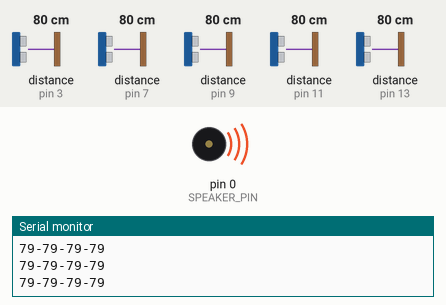
Simulated run of this sketch. Board: Arduino Uno, built with avr-gcc and run on an emulated ATmega328P. Shown: buzzer (waves = sounding), the last lines printed to the serial monitor. Wiring (inferred from the names in the program): 5 × ultrasonic range finder: trigger pin 2, echo pin 3 / trigger pin 6, echo pin 7 / trigger pin 8, echo pin 9 / trigger pin 10, echo pin 11 / trigger pin 12, echo pin 13. Inputs (shaded band) come from the test bench; at power-on: distance to the obstacle (sensors on pin 9, pin 3, pin 7, pin 11, pin 13) 80 cm. The echo pulse lasts 58.3 µs per cm.

Above: at 1.2 s.
1.3 s: distance to the obstacle (sensor on pin 9) set to 240 cm
2.8 s: distance to the obstacle (sensor on pin 9) set to 246 cm
At 4.1 s:
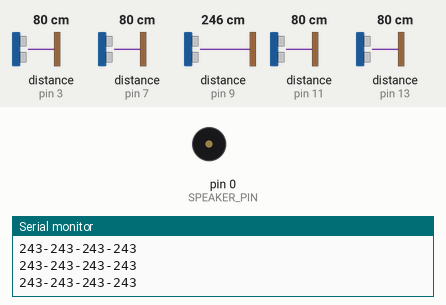
4.4 s: distance to the obstacle (sensor on pin 9) set to 2 cm
At 5.6 s:
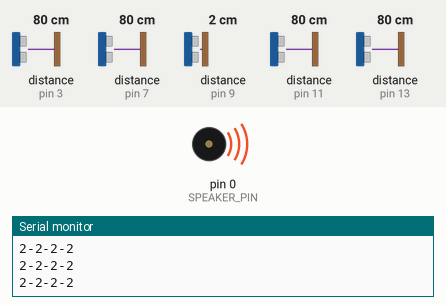
5.9 s: distance to the obstacle (sensor on pin 9) set to 250 cm
At 6.3 s:
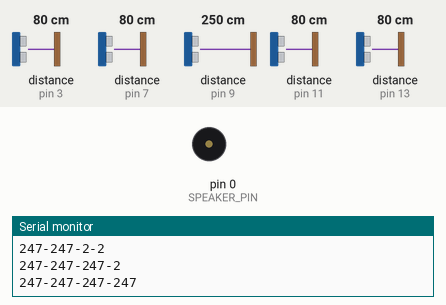
Timing chart, 0 to 8.4 s (numbered marks = the images above; inputs shaded):
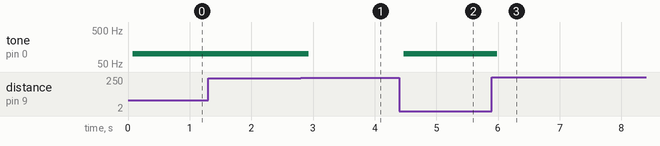

The sketch:

Blind_Spot_Detection.ino
```cpp
/*
  Project: Smart Helmet with Blind Spot Detection
  File: Smart_Helmet_BSD
  Date created: 03/05/2023
  Author: Christopher Simek
  Date last revised: 03/06/2023
  Last revised author: Christopher Simek
*/

/* ALWAYS UPDATE THE LAST REVISED AUTHOR AFTER EDITING THE FILE!*/

// Both LED and SPEAKER pin numbers
const int LED_PIN = 1; // LED PIN: Arduino Uno = 13, Adafruit RP2040 = GPIO1
const int SPEAKER_PIN = 0; // SPEAKER PIN: Arduino Uno = 12, Adafruit RP2040 = GPIO0

// Ultrasonic sensors trig and echo pin numbers
const int trigPin1 = 2; // Left Ultrasonic Trig pin: Arduino Uno = 2, Adafruit RP2040 = GPIO2
const int echoPin1 = 3; // Left Ultrasonic Echo pin: Arduino Uno = 3, Adafruit RP2040 = GPIO3
const int trigPin2 = 6; // Middle-Left Ultrasonic Trig pin: Arduino Uno = 4, Adafruit RP2040 = GPIO6
const int echoPin2 = 7; // Middle-Left Ultrasonic Echo pin: Arduino Uno = 5, Adafruit RP2040 = GPIO7
const int trigPin3 = 8; // Middle Ultrasonic Trig pin: Arduino Uno = 6, Adafruit RP2040 = GPIO8
const int echoPin3 = 9; // Middle Ultrasonic Echo pin: Arduino Uno = 7, Adafruit RP2040 = GPIO9
const int trigPin4 = 10; // Middle-Right Ultrasonic Trig pin: Arduino Uno = 8, Adafruit RP2040 = GPIO10
const int echoPin4 = 11; // Middle-Right Ultrasonic Echo pin: Arduino Uno = 9, Adafruit RP2040 = GPIO11
const int trigPin5 = 12; // Right Ultrasonic Trig pin: Arduino Uno = 10, Adafruit RP2040 = GPIO12
const int echoPin5 = 13; // Right Ultrasonic Echo pin: Arduino Uno = 11, Adafruit RP2040 = GPIO13

// FOR TESTING PURPOSES
int matrix4[4][1] = {{0},{0},{0},{0}};
int matrix10[10][1] = {{0},{0},{0},{0},{0},{0},{0},{0},{0},{0}};

// Matrix of the current and previous distances from the ultrasonic sensors
int left_Matrix[4][1] = {{0},{0},{0},{0}};
int ML_Matrix[4][1] = {{0},{0},{0},{0}};
int middle_Matrix[4][1] = {{0},{0},{0},{0}};
int MR_Matrix[4][1] = {{0},{0},{0},{0}};
int right_Matrix[4][1] = {{0},{0},{0},{0}};


// Setup the Trig pins to be outputs and the Echo pins to be inputs for all ultrasonic sensors.
// Set serial monitor to 9600
void setup()
{
  Serial.begin (9600);

  // Ultrasonic sensors
  pinMode(trigPin1, OUTPUT);
  pinMode(echoPin1, INPUT);
  pinMode(trigPin2, OUTPUT);
  pinMode(echoPin2, INPUT);
  pinMode(trigPin3, OUTPUT);
  pinMode(echoPin3, INPUT);
  pinMode(trigPin4, OUTPUT);
  pinMode(echoPin4, INPUT);
  pinMode(trigPin5, OUTPUT);
  pinMode(echoPin5, INPUT);

  // LED and SPEAKER
  pinMode(LED_PIN, OUTPUT);
  pinMode(SPEAKER_PIN, OUTPUT);
}

/*
  - Function to get the duration of the time from when the trig pin sends
  out a pulse to when the echo pin receives the pulse back.
  - Set the delay to 10ms.
  - Converts the duration to cm.
  - Set Max distance to 450 cm.
*/

long duration; // pulse length from trig to echo
int distance = duration * 0.034 / 2; // converting duration to cm
void sonarDistance(int trigPin, int echoPin) {
  digitalWrite(trigPin, LOW);
  delayMicroseconds(2);
  digitalWrite(trigPin, HIGH);
  delayMicroseconds(10);
  digitalWrite(trigPin, LOW);
  duration = pulseIn(echoPin, HIGH);
  distance = (duration*0.034)/2;
  if (distance > 450) {
    distance = 450;
  }
}


/*
- Algorithm for when an object is within 250cm with a +5cm addition for accuracy.
- As an objects currVal and prevVal decrease, the object is getting closer. If so,
blindSpotDectection return true.
- As an objects currVal and prevVal increase, the object is moving away. If so,
blindSpotDectection returns false.
- An added + or - 5 cm is added to account for accuracy of the ultrasonic sensors.
*/
bool blindSpotDetection(int currVal, int prevVal1, int prevVal2, int prevVal3) {
  while (currVal  <= 240) {
    if (currVal - prevVal1 > 5 && prevVal2 - prevVal3 > 5) {
      return false;
    } else {
      return true;
    }
  }
  return false;
}

/*
Turns on the LED and Speaker notification system when the blindSpotDectection algorithm
detects an object moving within 250cm of the rider.
*/
void BSD_notification(int currVal, int prevVal1, int prevVal2, int prevVal3) {
  if (blindSpotDetection(currVal, prevVal1, prevVal2, prevVal3) == true) {
    digitalWrite(LED_PIN, HIGH);
    tone(SPEAKER_PIN, 100);
  } else {
    digitalWrite(LED_PIN, LOW);
    noTone(SPEAKER_PIN);
  }
}


void loop() {
  /*
    - Call the sonarDistance function to have the ultrasonic sensors send a pulse
    and return the distance.
    - Store the current and previous distances in the associated matrix.
  */
  sonarDistance(trigPin1, echoPin1);
  left_Matrix[1][0] = left_Matrix[0][0];
  delay(10);
  left_Matrix[0][0] = distance;

  sonarDistance(trigPin2, echoPin2);
  ML_Matrix[1][0] = ML_Matrix[0][0];
  delay(10);
  ML_Matrix[0][0] = distance;

  sonarDistance(trigPin3, echoPin3);
  for (int i = 3; i > 0; i--){
    middle_Matrix[i][0] = middle_Matrix[i-1][0];
  }
  delay(10);
  middle_Matrix[0][0] = distance;

  // middle_Matrix[1][0] = middle_Matrix[0][0];
  // delay(10);
  // middle_Matrix[0][0] = distance;

  sonarDistance(trigPin4, echoPin4);
  for (int i = 3; i > 0; i--){
    matrix4[i][0] = matrix4[i-1][0];
  }
  delay(10);
  matrix4[0][0] = distance;

  // MR_Matrix[1][0] = MR_Matrix[0][0];
  // delay(50);
  // MR_Matrix[0][0] = distance;

  sonarDistance(trigPin5, echoPin5);
  right_Matrix[1][0] = right_Matrix[0][0];
  delay(10);
  right_Matrix[0][0] = distance;


  /*
  - Blind spot dectection algorithm is called for detection.
  */
  // blindSpotDetection(left_Matrix[0][0], left_Matrix[1][0], left_Matrix[2][0], left_Matrix[3][0]);
  // BSD_notification(left_Matrix[0][0], left_Matrix[1][0], left_Matrix[2][0], left_Matrix[3][0]);

  // blindSpotDetection(ML_Matrix[0][0], ML_Matrix[1][0], ML_Matrix[2][0], ML_Matrix[3][0]);
  // BSD_notification(ML_Matrix[0][0], ML_Matrix[1][0], ML_Matrix[2][0], ML_Matrix[3][0]);

  blindSpotDetection(middle_Matrix[0][0], middle_Matrix[1][0], middle_Matrix[2][0], middle_Matrix[3][0]);
  BSD_notification(middle_Matrix[0][0], middle_Matrix[1][0], middle_Matrix[2][0], middle_Matrix[3][0]);

  // blindSpotDetection(MR_Matrix[0][0], MR_Matrix[1][0], MR_Matrix[2][0], MR_Matrix[3][0]);
  // BSD_notification(MR_Matrix[0][0], MR_Matrix[1][0], MR_Matrix[2][0], MR_Matrix[3][0]);

  // blindSpotDetection(right_Matrix[0][0], right_Matrix[1][0], right_Matrix[2][0], right_Matrix[3][0]);
  // BSD_notification(right_Matrix[0][0], right_Matrix[1][0], right_Matrix[2][0], right_Matrix[3][0]);


  // PRINTING THE MATRICES FOR TESTING PURPOSES
  for (int i = 0; i < 3; i++) {
    Serial.print(middle_Matrix[i][0]);
    Serial.print("-");
  }
  Serial.println(middle_Matrix[3][0]);

  // Serial.print(left_Matrix[0][0]);
  // Serial.print("-");
  // Serial.print(left_Matrix[1][0]);
  // Serial.print(" : ");
  // Serial.print(ML_Matrix[0][0]);
  // Serial.print("-");
  // Serial.print(ML_Matrix[1][0]);
  // Serial.print(" : ");
  // Serial.print(middle_Matrix[0][0]);
  // Serial.print("-");
  // Serial.print(middle_Matrix[1][0]);
  // Serial.print(" : ");
  // Serial.print(MR_Matrix[0][0]);
  // Serial.print("-");
  // Serial.print(MR_Matrix[1][0]);
  // Serial.print(" : ");
  // Serial.print(right_Matrix[0][0]);
  // Serial.print("-");
  // Serial.println(right_Matrix[1][0]);
}
```

Measured:
- the behaviour switches between 243 and 244 cm on distance to the obstacle (sensor on pin 9) (found by bisection; images 0 and 1)
- after the input at 2.8 s, tone on pin 0 (SPEAKER_PIN): 100 Hz → silent after 0.13 s
- after the input at 4.4 s, tone on pin 0 (SPEAKER_PIN): silent → 100 Hz after 0.07 s
- after the input at 5.9 s, tone on pin 0 (SPEAKER_PIN): 100 Hz → silent after 0.09 s
